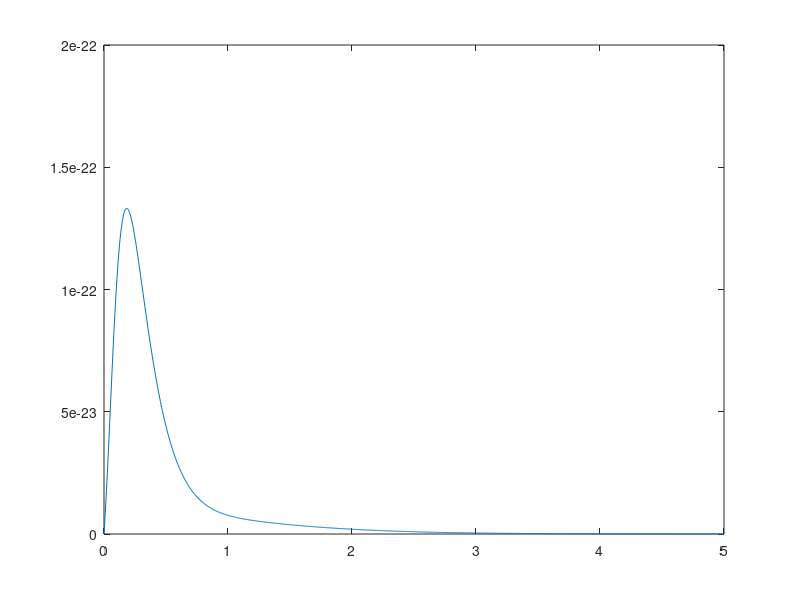
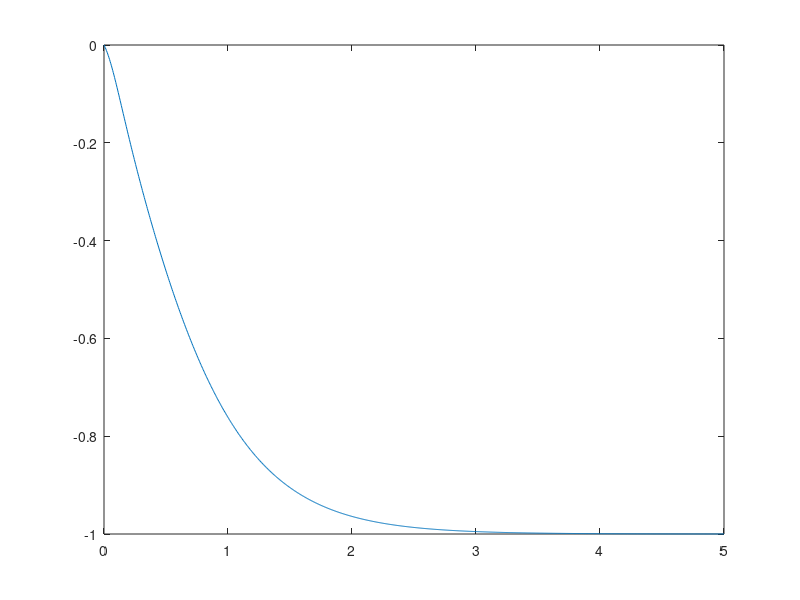
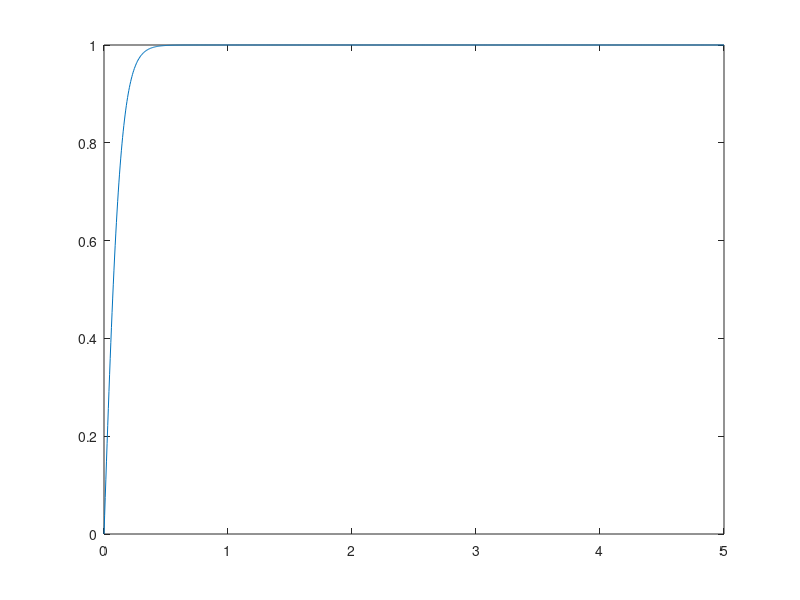
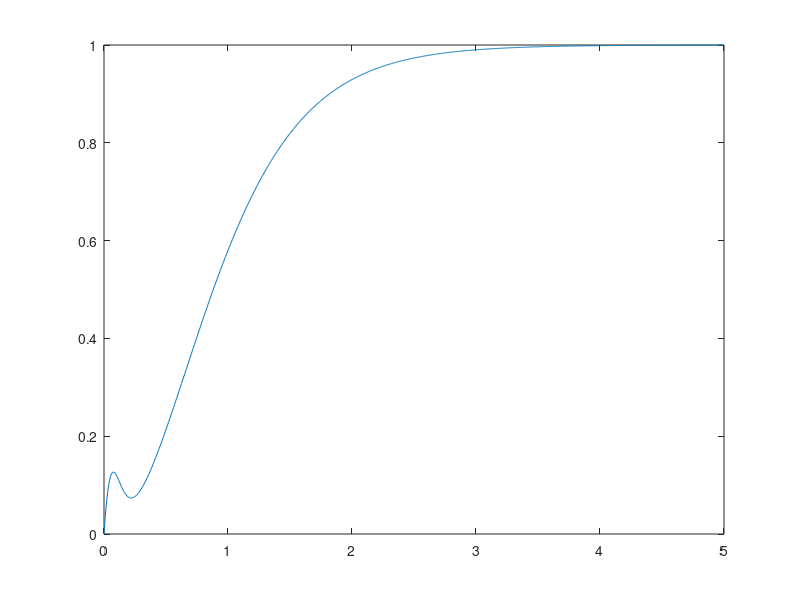

These figures' MATLAB source, in order:
%x = 0:pi/100:2*pi;
%y = sin(x);

%figure % open new figure window
%plot(x,y,'k');
kb = 1.38064852 * 10^(-23);

b = 0:0.005:5;
%figure('Name','Simulation Plot Window','NumberTitle','off')

% --- Cv
%c = ( b/300 +  b.*exp(-7.5*b).*(0.75*(cosh(b).^2) + 0.1.*sinh(b) + cosh(b)./300 ))./((cosh(b) + exp(-15*b)).^2);
c = kb*( b +  b.*exp(-7.5*b).*(225*(cosh(b).^2) + 30.*sinh(b) + cosh(b) ))./((cosh(b) + exp(-15*b)).^2);
%title('Cv');
figure('Name','Cv','NumberTitle','off');
plot(b,c)

%pause();

% --- <r1>
r1 = -sinh(b)./( exp(-15*b) + cosh(b) );
%title('<r1>');
figure('Name','<r1>','NumberTitle','off');
plot(b,r1);

%pause();

% --- <r1r2>
r1r2 = (exp(15*b).*cosh(b) - 1)./(exp(15*b).*cosh(b) + 1);
%title('r1r2');
figure('Name','<r1r2>','NumberTitle','off');
plot(b,r1r2);

%pause();

% --- <DELTA_r1_DELTA_r2>
DELTA_r1_DELTA_r2 = ( exp(15*b).*(sinh(b).^2).*(exp(15*b)-1) + (exp(15*b) - 1) )./( (exp(15*b) .* cosh(b) + 1).^2 );
%title('DELTA r1 DELTA r2');
figure('Name','<DELTA r1 DELTA r2>','NumberTitle','off');
plot(b,DELTA_r1_DELTA_r2);




